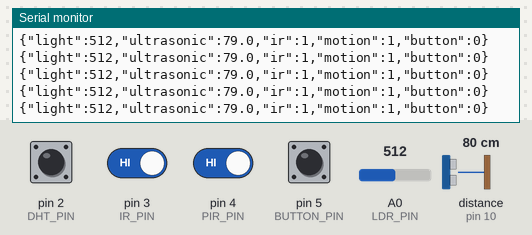
The sketch below on a simulated Arduino Uno, built with avr-gcc and run on an emulated ATmega328P. On the bench: the last lines printed to the serial monitor. Wiring (inferred from the names in the program): ultrasonic range finder: trigger pin 9; echo pin 10. The test bench sets the inputs (shaded band); at power-on: pin 2 (DHT_PIN), pin 3 (IR_PIN), pin 4 (PIR_PIN), pin 5 (BUTTON_PIN) HIGH, distance to the obstacle (sensor on pin 10) 80 cm, A0 (LDR_PIN) = 512. The echo pulse lasts 58.3 µs per cm.

Above: at 1.2 s.
1.3 s: distance to the obstacle (sensor on pin 10) set to 2 cm
At 1.31 s:
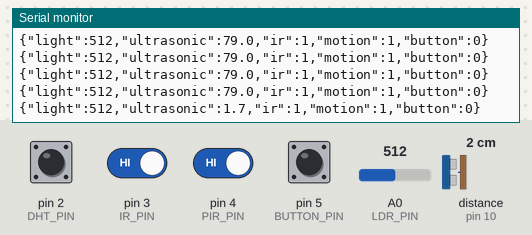
2.8 s: A0 (LDR_PIN) set to 716
At 2.81 s:
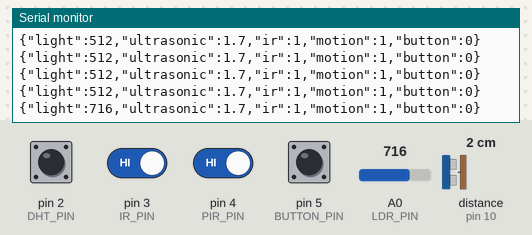
4.3 s: pin 3 (IR_PIN) driven LOW
At 4.31 s:
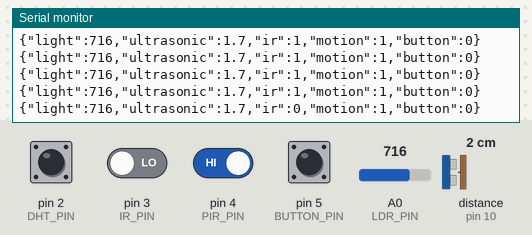
5.8 s: pin 4 (PIR_PIN) driven LOW
At 5.81 s:
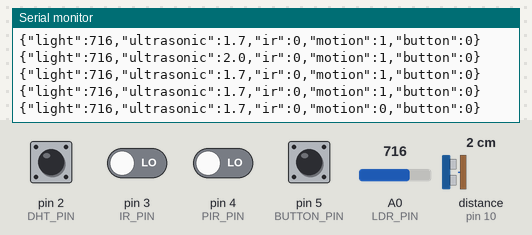
7.3 s: pin 5 (BUTTON_PIN) pulled LOW for 0.15 s
At 7.31 s:
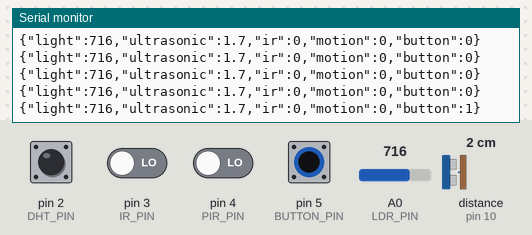
8.9 s: distance to the obstacle (sensor on pin 10) set to 4 cm
At 8.91 s:
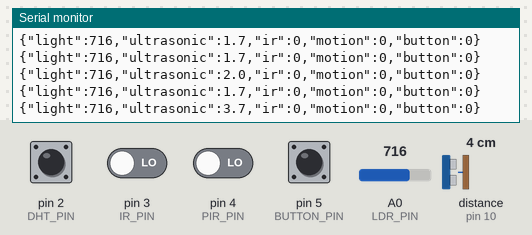
Timing chart, 0 to 11.4 s (numbered marks = the images above; inputs shaded):
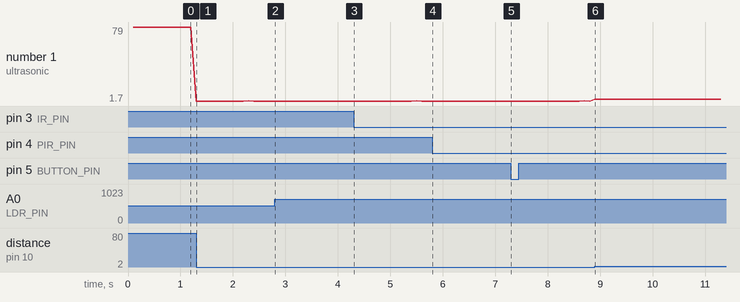

The sketch:

realSensors.ino
```cpp
/*
 * Neural Sync — Real Sensor Bridge for Logic Circuit Simulator
 *
 * Reads sensors and outputs JSON over Serial at 115200 baud.
 * Works with Arduino Uno, Nano, Mega, ESP32, ESP8266.
 *
 * Wiring guide (Arduino Uno):
 *   DHT22  → Pin 2 (data), 3.3V, GND
 *   LDR    → A0 (voltage divider with 10kΩ to GND)
 *   Ultrasonic TRIG → Pin 9, ECHO → Pin 10
 *   IR     → Pin 3 (digital)
 *   PIR    → Pin 4 (digital)
 *   Button → Pin 5 (digital, INPUT_PULLUP)
 *
 * Output format (JSON, one line per reading):
 *   {"temp":25.3,"humidity":55.2,"light":512,"ultrasonic":120,"ir":1,"motion":0,"button":1}
 *
 * Or CSV format:
 *   25.3,55.2,512,120,1,0,1
 *
 * Connect via:
 *   1. Browser → Serial tab → select COM port → Connect (no server needed)
 *   2. Python bridge: python realSensors.py --port COM3
 *      Then browser → WebSocket → ws://localhost:8765
 */

// === Configuration ===
// Uncomment the sensors you have connected:
#define HAS_DHT22
#define HAS_LDR
#define HAS_ULTRASONIC
#define HAS_IR
#define HAS_PIR
#define HAS_BUTTON

// Pin assignments
#define DHT_PIN     2
#define LDR_PIN     A0
#define TRIG_PIN    9
#define ECHO_PIN    10
#define IR_PIN      3
#define PIR_PIN     4
#define BUTTON_PIN  5

// Timing
#define READ_INTERVAL_MS 100   // Send data every 100ms (10 Hz)
#define SERIAL_BAUD      115200

// === DHT22 minimal driver (no library needed) ===
#ifdef HAS_DHT22
uint8_t dht22_read(uint8_t pin, float &temp, float &hum) {
  uint8_t data[5] = {0,0,0,0,0};
  pinMode(pin, OUTPUT);
  digitalWrite(pin, LOW);
  delayMs(18);
  digitalWrite(pin, HIGH);
  delayMs(40);
  pinMode(pin, INPUT_PULLUP);

  // Wait for response
  unsigned long timeout;
  timeout = micros();
  while (digitalRead(pin) == LOW) if (micros()-timeout > 100) return 1;
  timeout = micros();
  while (digitalRead(pin) == HIGH) if (micros()-timeout > 100) return 1;

  // Read 40 bits
  for (int i = 0; i < 40; i++) {
    timeout = micros();
    while (digitalRead(pin) == LOW) if (micros()-timeout > 100) return 1;
    unsigned long h = micros();
    timeout = micros();
    while (digitalRead(pin) == HIGH) if (micros()-timeout > 100) return 1;
    unsigned long l = micros();
    data[i/8] <<= 1;
    if ((l - h) > 40) data[i/8] |= 1;
  }

  uint8_t checksum = data[0]+data[1]+data[2]+data[3];
  if (checksum != data[4]) return 1;

  hum = (data[0] * 256 + data[1]) / 10.0;
  temp = ((data[2] & 0x7F) * 256 + data[3]) / 10.0;
  if (data[2] & 0x80) temp = -temp;
  return 0;
}

void delayMs(unsigned long ms) {
  unsigned long s = millis();
  while (millis()-s < ms) { /* spin */ }
}
#endif

// === Setup ===
void setup() {
  Serial.begin(SERIAL_BAUD);

  #ifdef HAS_LDR
    pinMode(LDR_PIN, INPUT);
  #endif
  #ifdef HAS_ULTRASONIC
    pinMode(TRIG_PIN, OUTPUT);
    pinMode(ECHO_PIN, INPUT);
  #endif
  #ifdef HAS_IR
    pinMode(IR_PIN, INPUT);
  #endif
  #ifdef HAS_PIR
    pinMode(PIR_PIN, INPUT);
  #endif
  #ifdef HAS_BUTTON
    pinMode(BUTTON_PIN, INPUT_PULLUP);
  #endif

  // Startup message
  Serial.println("{\"status\":\"ready\"}");
}

// === Main Loop ===
void loop() {
  static unsigned long lastRead = 0;
  if (millis() - lastRead < READ_INTERVAL_MS) return;
  lastRead = millis();

  bool first = true;
  Serial.print("{");

  // DHT22 — Temperature & Humidity
  #ifdef HAS_DHT22
  {
    float temp, hum;
    if (dht22_read(DHT_PIN, temp, hum) == 0) {
      if (!first) Serial.print(",");
      Serial.print("\"temp\":");
      Serial.print(temp, 1);
      first = false;
      Serial.print(",\"humidity\":");
      Serial.print(hum, 1);
    }
  }
  #endif

  // LDR — Ambient Light (0-1023)
  #ifdef HAS_LDR
  {
    int light = analogRead(LDR_PIN);
    if (!first) Serial.print(",");
    Serial.print("\"light\":");
    Serial.print(light);
    first = false;
  }
  #endif

  // Ultrasonic — Distance in cm
  #ifdef HAS_ULTRASONIC
  {
    digitalWrite(TRIG_PIN, LOW);
    delayMicroseconds(2);
    digitalWrite(TRIG_PIN, HIGH);
    delayMicroseconds(10);
    digitalWrite(TRIG_PIN, LOW);
    unsigned long duration = pulseIn(ECHO_PIN, HIGH, 30000);
    float cm = duration * 0.034 / 2.0;
    if (!first) Serial.print(",");
    Serial.print("\"ultrasonic\":");
    Serial.print(cm, 1);
    first = false;
  }
  #endif

  // IR — Obstacle detection (0 or 1)
  #ifdef HAS_IR
  {
    int ir = digitalRead(IR_PIN);
    if (!first) Serial.print(",");
    Serial.print("\"ir\":");
    Serial.print(ir);
    first = false;
  }
  #endif

  // PIR — Motion detection (0 or 1)
  #ifdef HAS_PIR
  {
    int motion = digitalRead(PIR_PIN);
    if (!first) Serial.print(",");
    Serial.print("\"motion\":");
    Serial.print(motion);
    first = false;
  }
  #endif

  // Button — Push button (0 = pressed, 1 = released, active low)
  #ifdef HAS_BUTTON
  {
    int btn = digitalRead(BUTTON_PIN);
    if (!first) Serial.print(",");
    Serial.print("\"button\":");
    Serial.print(btn == LOW ? 1 : 0);
    first = false;
  }
  #endif

  Serial.println("}");
}
```

Measured:
- after the input at 1.3 s, the serial monitor: prints a new line at once (image 1)
- after the input at 2.8 s, the serial monitor: prints a new line at once (image 2)
- after the input at 4.3 s, the serial monitor: prints a new line at once (image 3)
- after the input at 5.8 s, the serial monitor: prints a new line at once (image 4)
- after the input at 7.3 s, the serial monitor: prints a new line at once (image 5)
- after the input at 8.9 s, the serial monitor: prints a new line at once (image 6)
- plotted number 1: 79 → 1.7 after the input at 1.3 s, 1.7 → 3.7 after the input at 8.9 s
